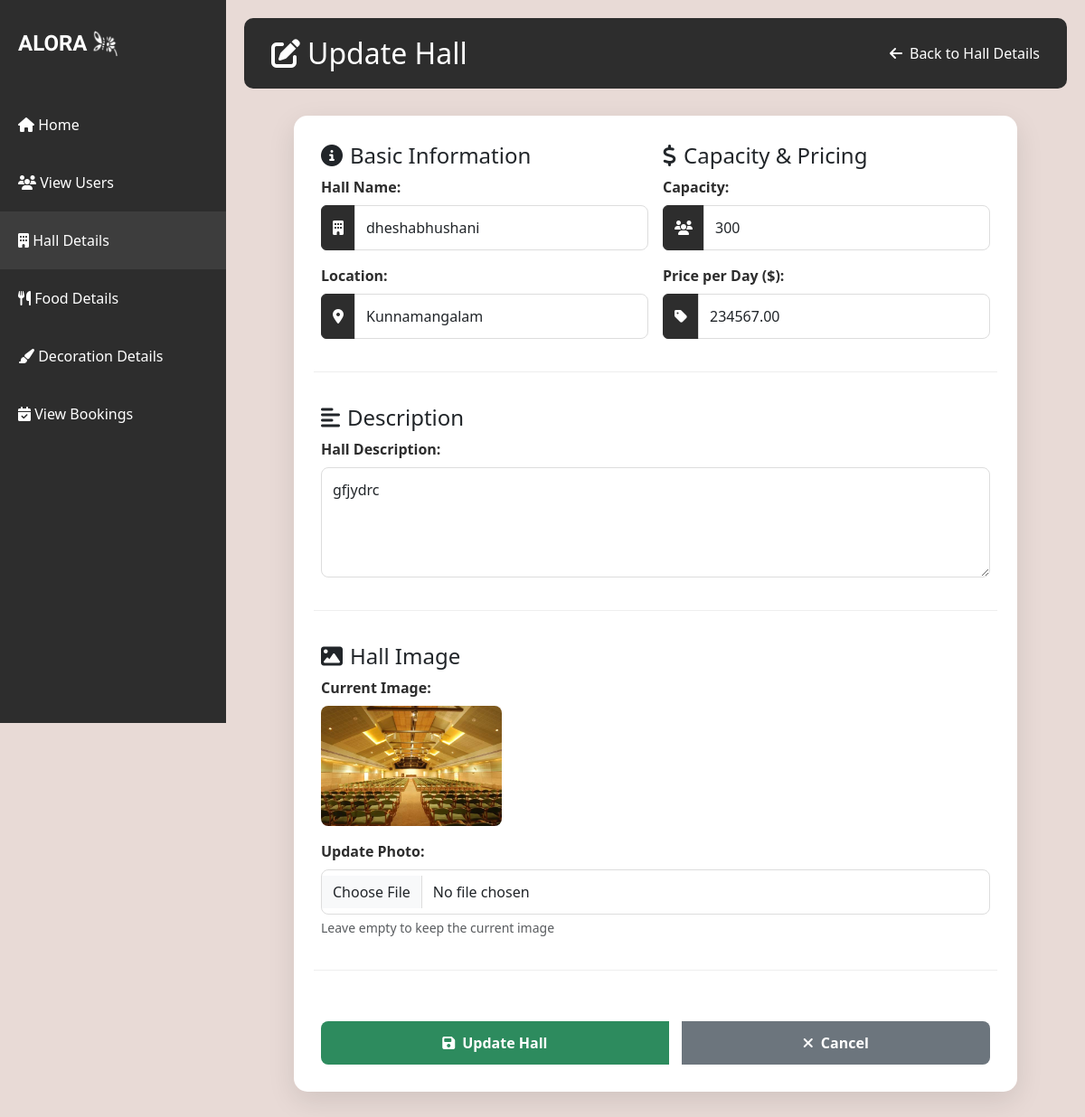
The app's page /update_hall/2/ (signed in) with its own data.
### app/models.py (models this page shows)
class Halls(models.Model):
    name=models.CharField(max_length=100)
    location=models.CharField(max_length=200)
    capacity=models.IntegerField()
    price_per_day=models.DecimalField(max_digits=10,decimal_places=2)
    photo_url=models.ImageField(upload_to='images/')
    description=models.TextField(blank=True,null=True)

### app/views.py (the view, shortened to what this page needs)
# urls.py: path('update_hall/<int:hall_id>/',views.update_hall,name='update_hall'),
@login_required(login_url='login')
def update_hall(request, hall_id):
    hall = get_object_or_404(Halls, id=hall_id)
    if not request.user.is_staff:
        messages.error(request, "You are not authorized to perform this action.")
        return redirect('hall_details')
    return render(request, 'update_hall.html', {'hall': hall})

### templates/update_hall.html (shortened to what this page needs)
<!DOCTYPE html>
<html lang="en">
<head>
    {% load static %}
    <link href="https://cdn.jsdelivr.net/npm/bootstrap@5.3.0/dist/css/bootstrap.min.css" rel="stylesheet">
    <link rel="stylesheet" href="https://cdnjs.cloudflare.com/ajax/libs/font-awesome/6.4.0/css/all.min.css">
</head>
<body>
    <div class="sidebar">
        <div class="logo-container">
            <div class="logo">ALORA</div>
            <img src="{% static 'alora_icon.png' %}" alt="Light Bulb" class="logo-image">
        </div>
        <nav class="nav flex-column">
            <a class="nav-link" href="{% url 'admin_dash' %}">
                <i class="fas fa-home"></i> Home
            </a>
            <a class="nav-link" href="{% url 'view_users' %}">
                <i class="fas fa-users"></i> View Users
            </a>
            <a class="nav-link active" href="{% url 'hall_details' %}">
                <i class="fas fa-building"></i> Hall Details
            </a>
            <a class="nav-link" href="{% url 'food_details' %}">
                <i class="fas fa-utensils"></i> Food Details
            </a>
            <a class="nav-link" href="{% url 'decoration_details' %}">
                <i class="fas fa-paint-brush"></i> Decoration Details
            </a>
            <a class="nav-link" href="{% url 'admin_view_booking' %}">
                <i class="fas fa-calendar-check"></i> View Bookings
            </a>
        </nav>
    </div>
    <div class="main-content">
        <div class="page-title">
            <h2 class="mb-0"><i class="fas fa-edit me-2"></i>Update Hall</h2>
            <a href="{% url 'hall_details' %}" class="back-btn">
                <i class="fas fa-arrow-left me-2"></i> Back to Hall Details
            </a>
        </div>
        <div class="update-form-container">
            <form method="post" enctype="multipart/form-data" class="row g-3">
                <div class="col-md-6 form-section">
                    <h4><i class="fas fa-info-circle me-2"></i>Basic Information</h4>
                    <div class="mb-3">
                        <label class="form-label">Hall Name:</label>
                        <div class="input-group">
                            <span class="input-group-text"><i class="fas fa-building"></i></span>
                            <input type="text" name="name" value="{{ hall.name }}" required class="form-control" placeholder="Enter hall name">
                        </div>
                    </div>
                    <div class="mb-3">
                        <label class="form-label">Location:</label>
                        <div class="input-group">
                            <span class="input-group-text"><i class="fas fa-map-marker-alt"></i></span>
                            <input type="text" name="location" value="{{ hall.location }}" required class="form-control" placeholder="Enter location">
                        </div>
                    </div>
                </div>
                <div class="col-md-6 form-section">
                    <h4><i class="fas fa-dollar-sign me-2"></i>Capacity & Pricing</h4>
                    <div class="mb-3">
                        <label class="form-label">Capacity:</label>
                        <div class="input-group">
                            <span class="input-group-text"><i class="fas fa-users"></i></span>
                            <input type="number" name="capacity" value="{{ hall.capacity }}" required class="form-control" placeholder="Enter capacity">
                        </div>
                    </div>
                    <div class="mb-3">
                        <label class="form-label">Price per Day ($):</label>
                        <div class="input-group">
                            <span class="input-group-text"><i class="fas fa-tag"></i></span>
                            <input type="text" name="price_per_day" value="{{ hall.price_per_day }}" required class="form-control" placeholder="Enter price">
                        </div>
                    </div>
                </div>
                <div class="col-12 form-section">
                    <h4><i class="fas fa-align-left me-2"></i>Description</h4>
                    <div class="mb-3">
                        <label class="form-label">Hall Description:</label>
                        <textarea name="description" class="form-control" rows="4" placeholder="Enter detailed description of the hall">{{ hall.description }}</textarea>
                    </div>
                </div>
                <div class="col-12 form-section">
                    <h4><i class="fas fa-image me-2"></i>Hall Image</h4>
                    {% if hall.photo_url %}
                    <div class="mb-3">
                        <label class="form-label">Current Image:</label>
                        <img src="{{ hall.photo_url.url }}" alt="{{ hall.name }}" class="preview-image">
                    </div>
                    {% endif %}
                    <div class="mb-3">
                        <label class="form-label">Update Photo:</label>
                        <input type="file" name="photo" class="form-control" data-bs-toggle="tooltip" data-bs-placement="top" title="Recommended size: 1200x800px">
                        <div class="form-text text-muted">Leave empty to keep the current image</div>
                    </div>
                </div>
                <div class="col-12">
                    <div class="btn-group">
                        <button type="submit" class="btn btn-success">
                            <i class="fas fa-save me-2"></i>Update Hall
                        </button>
                        <a href="{% url 'hall_details' %}" class="btn btn-secondary">
                            <i class="fas fa-times me-2"></i>Cancel
                        </a>
                    </div>
                </div>
            </form>
        </div>
    </div>
</body>
</html>

### templates/update_hall.html (style rules this page uses)
body { background-color: #e8dad6; min-height: 100vh; font-family: 'Segoe UI', Tahoma, Geneva, Verdana, sans-serif; }
.sidebar { background-color: #2d2d2d; color: white; min-height: 100vh; padding-top: 20px; position: fixed; width: 250px; transition: all 0.3s; z-index: 1000; }
.logo-container { display: flex; align-items: center; justify-content: flex-start; padding: 10px 20px; margin-bottom: 30px; }
.logo { font-family: 'Irish Grover'; font-size: 24px; font-weight: bold; }
.logo-image { width: 30px; height: 30px; margin-left: 5px; }
.nav-link { color: #ffffff; padding: 20px 20px; transition: all 0.3s; font-size: 16px; }
.nav-link.active { background-color: #3d3d3d; }
.main-content { margin-left: 250px; padding: 20px; transition: all 0.3s; }
.update-form-container { background-color: white; border-radius: 15px; padding: 30px; box-shadow: 0 10px 30px rgba(0,0,0,0.1); margin: 30px auto; max-width: 800px; }
.page-title { background-color: #2d2d2d; color: white; padding: 20px 30px; border-radius: 10px; margin-bottom: 30px; display: flex; justify-content: space-between; align-items: center; }
.form-label { font-weight: 600; color: #2d2d2d; margin-bottom: 8px; }
.form-control { border-radius: 8px; padding: 12px; border: 1px solid #ddd; transition: all 0.3s; }
.preview-image { max-width: 200px; max-height: 150px; border-radius: 8px; margin-bottom: 10px; display: block; }
.btn-success { background-color: #2d8b5e; border: none; padding: 12px 30px; font-weight: 600; border-radius: 8px; transition: all 0.3s; }
.btn-secondary { background-color: #6c757d; border: none; padding: 12px 30px; font-weight: 600; border-radius: 8px; transition: all 0.3s; }
.back-btn { color: white; display: flex; align-items: center; text-decoration: none; transition: all 0.3s; }
.form-section { border-bottom: 1px solid #eee; padding-bottom: 20px; margin-bottom: 20px; }
.input-group-text { background-color: #2d2d2d; color: white; border: 1px solid #2d2d2d; }
.btn-group { margin-top: 20px; display: flex; gap: 15px; }

### records on screen
Halls: name "dheshabhushani", location "Kunnamangalam", capacity "300", price_per_day "234567.00", description "gfjydrc", photo_url (picture)
